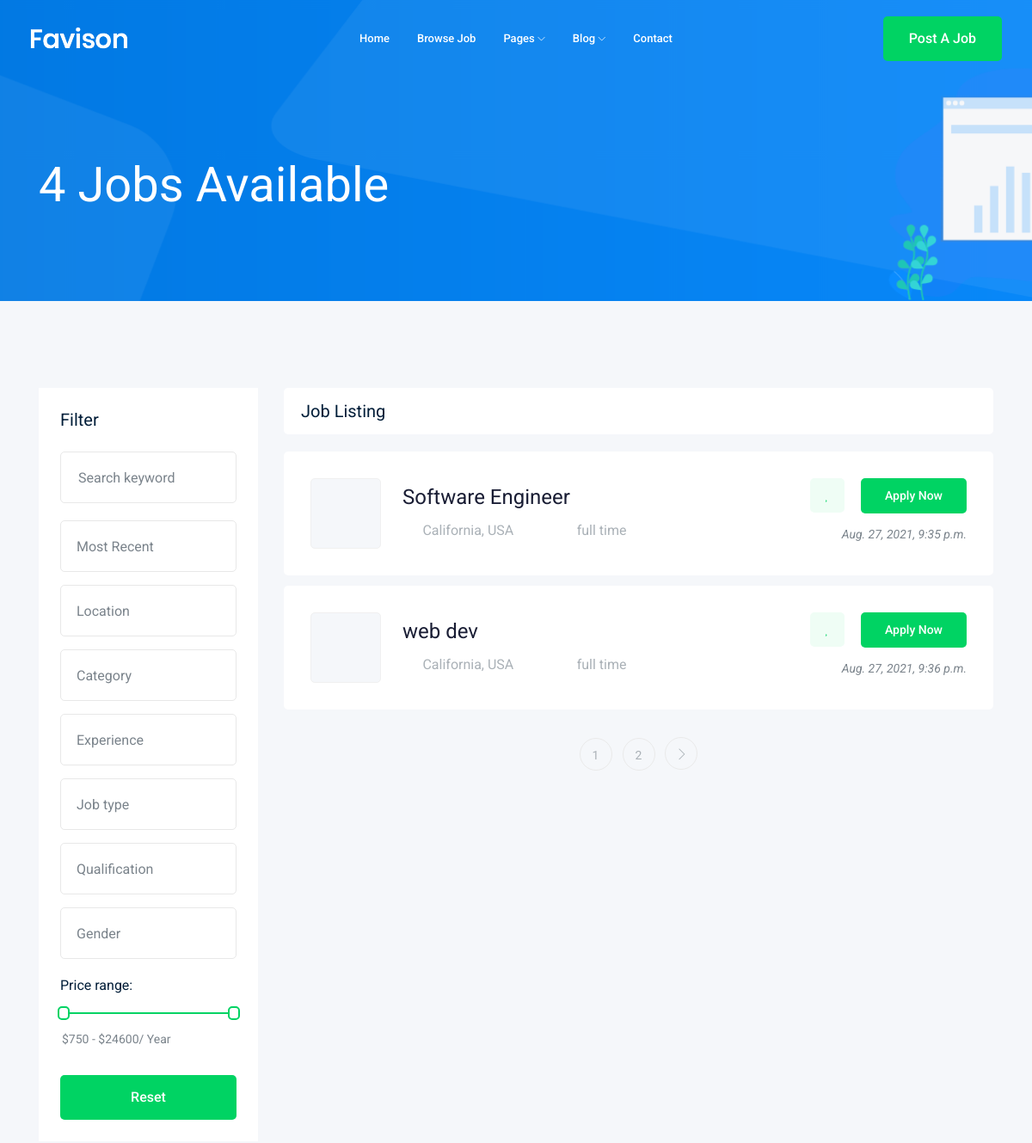
The page /jobs/ (upper part) on the database as committed earlier.
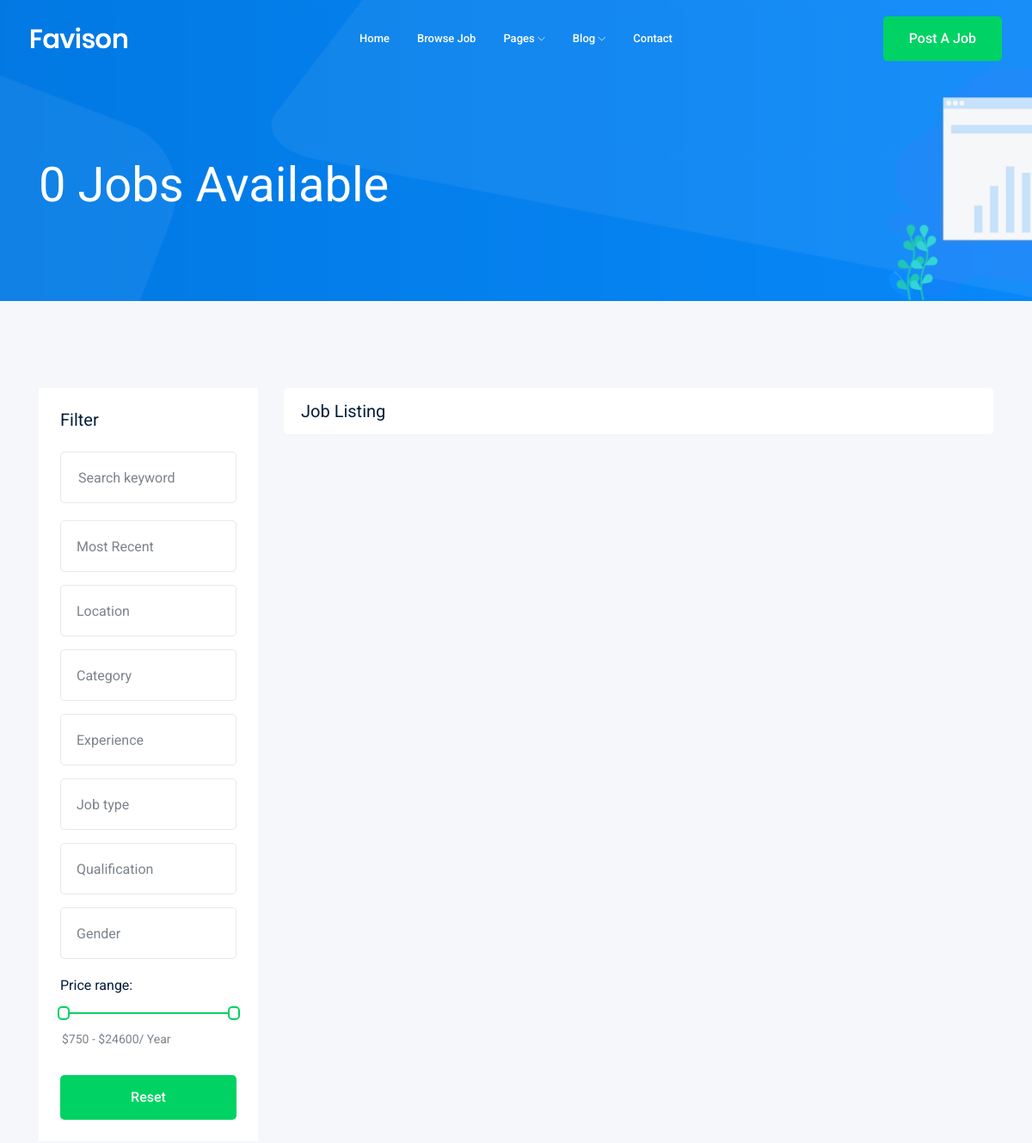
The same page on the database as committed later.
### jobs/models.py (models this page shows, shortened)
class jobs(models.Model):
    user=models.ForeignKey(User, verbose_name=("user"), on_delete=models.CASCADE)
    title=CharField(max_length=50)
    job_type=CharField(max_length=20, choices=Job_Type)
    description=models.TextField(max_length=1500)
    published_at=models.DateTimeField(auto_now=True)
    vacancy= models.IntegerField(default=1)
    salary=models.IntegerField(default=0)
    excprince =models.IntegerField(default=1)
    category=models.ForeignKey(Category,on_delete=CASCADE)
    img = models.ImageField(max_length=256, upload_to=img_name)
    slug=models.SlugField(blank=True,null=True)
    def __str__(self) -> str:
        return self.title

### jobs/views.py (the view)
# urls.py: path('',views.job_list, name='job_list'),
def job_list(request):
    job_list=jobs.objects.all()
    counter=job_list.count()
    paginator = Paginator(job_list, 2)
    page_number = request.GET.get('page')
    page_obj = paginator.get_page(page_number)
    context={"jobs":page_obj,"counter":counter}
    return render(request,'jobs/job_list.html',context)

### jobs/templates/jobs/job_list.html (shortened to what the changed rows need)
{% extends 'base.html' %}
{% block bodey %}
    <div class="bradcam_area bradcam_bg_1">
        <div class="container">
            <div class="row">
                <div class="col-xl-12">
                    <div class="bradcam_text">
                        <h3>{{counter}} Jobs Available</h3>
                    </div>
                </div>
            </div>
        </div>
    </div>
    <div class="job_listing_area plus_padding">
        <div class="container">
            <div class="row">
                <div class="col-lg-9">
                    <div class="job_lists m-0">
                        <div class="row">
                        {% for job in jobs %}
                            <div class="col-lg-12 col-md-12">
                                <div class="single_jobs white-bg d-flex justify-content-between">
                                    <div class="jobs_left d-flex align-items-center">
                                        <div class="thumb">
                                        </div>
                                        <div class="jobs_conetent">
                                            <a href="{% url 'jobs:job_detalis' job.slug %}"><h4>{{job}}</h4></a>
                                            <div class="links_locat d-flex align-items-center">
                                                <div class="location">
                                                    <p> <i class="fa fa-map-marker"></i> California, USA</p>
                                                </div>
                                                <div class="location">
                                                    <p> <i class="fa fa-clock-o"></i> {{job.job_type}}</p>
                                                </div>
                                            </div>
                                        </div>
                                    </div>
                                    <div class="jobs_right">
                                        <div class="apply_now">
                                            <a class="heart_mark" href="#"> <i class="fa fa-heart"></i> </a>
                                            <a href="{% url 'jobs:job_detalis' job.slug %}" class="boxed-btn3">Apply Now</a>
                                        </div>
                                        <div class="date">
                                            <p>{{job.published_at}}</p>
                                        </div>
                                    </div>
                                </div>
                            </div>
                           {% endfor %}
                        </div>
                       {% if jobs.has_other_pages %}
                        <div class="row">
                            <div class="col-lg-12">
                                <div class="pagination_wrap">
                                    <ul>
                                        {% for i in jobs.paginator.page_range %}
                                            <li><a href="?page={{i}}"><span>{{i}}</span></a></li>
                                        {% endfor %}
                                        {% if jobs.has_next %}
                                            <li><a href="?page={{ jobs.next_page_number }}"> <i class="ti-angle-right"></i> </a></li>
                                        {% endif %}
                                    </ul>
                                </div>
                            </div>
                        </div>
                       {% endif %}
                    </div>
                </div>
            </div>
        </div>
    </div>
{% endblock bodey %}

Rows that differ between the two databases and show on the page:
removed jobs: title "Software Engineer", job_type "full time", published_at "Aug. 27, 2021, 9:35 p.m."
removed jobs: title "web dev", job_type "full time", published_at "Aug. 27, 2021, 9:36 p.m."
Other text that changed with them:
{{ counter }}: "4" → "0"
list line gone: "1"
list line gone: "2"
